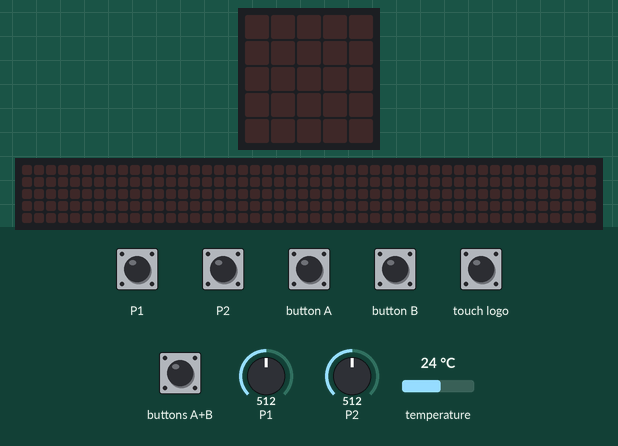
The program below on a simulated BBC micro:bit (MakeCode). Shown: the board's 5×5 LED display, a strip that is not on the board, showing the scrolling text unrolled. Inputs (shaded band) come from the test bench; at power-on: P1 (touch pin P1) = 512, P2 (touch pin P2) = 512, temperature 24 °C (analog values on the 0–1023 scale). No radio messages arrive unless stated (any console line starting 'radio sent:' is added by the test bench); the 48×5 strip is a reading aid, not a part: it shows the text the display is scrolling, unrolled, one strip-width of it at a time; what the program prints to the serial console is not drawn.

Above: at 1.2 s.
1.3 s: button A pressed for 0.15 s
At 4.01 s:
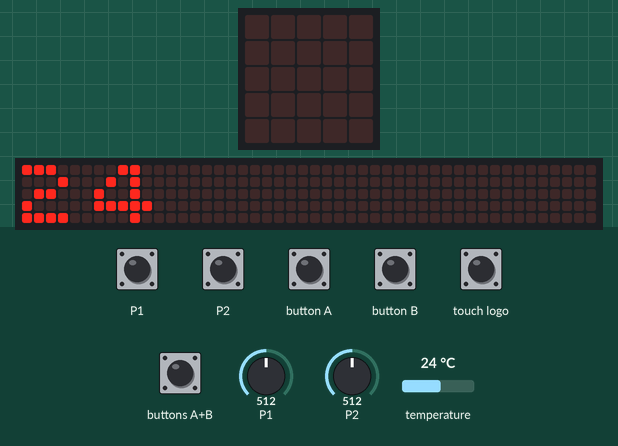
4.3 s: buttons A+B pressed for 0.15 s
At 4.52 s:
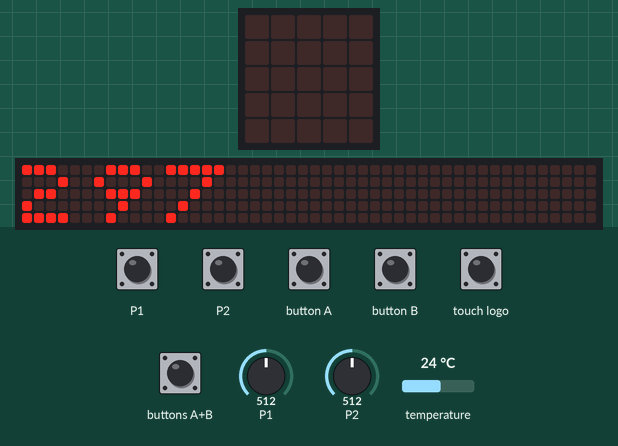
7.3 s: touch logo pressed for 0.15 s
At 8.72 s:
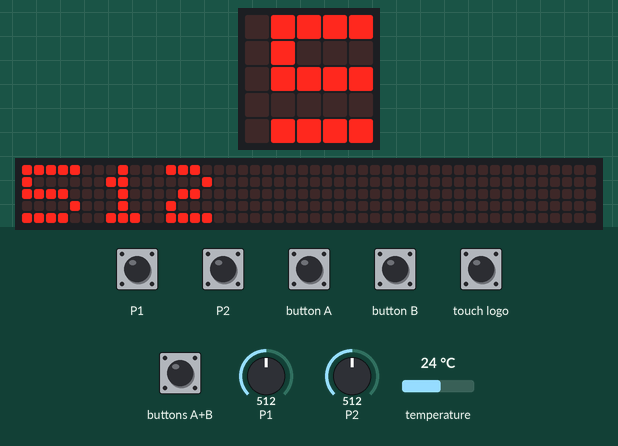
10.3 s: button B pressed for 0.15 s
At 10.52 s:
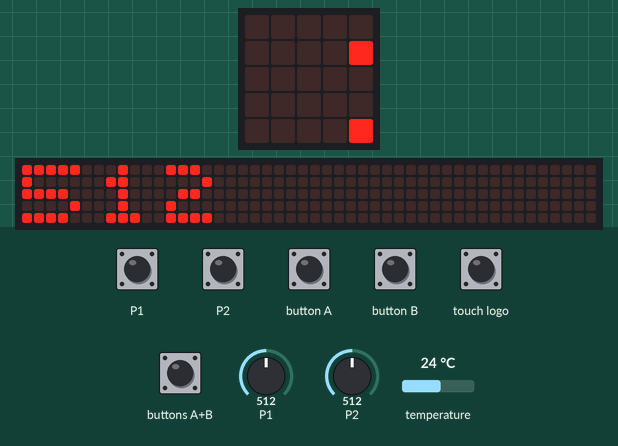
13.3 s: buttons A+B pressed for 1 s
At 14.72 s:
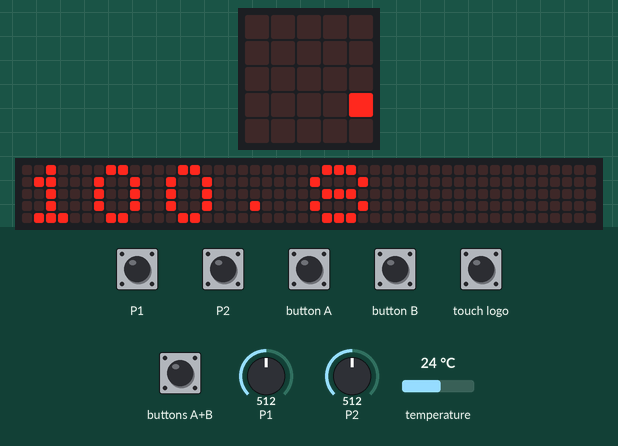

Measured:
- after the input at 1.3 s, the display: changes after 0.15 s (image 1)
- after the input at 4.3 s, the display: changes after 0.15 s (image 2)
- after the input at 10.3 s, the display: first differs from a run without the input after 0.15 s (image 4)

The program:

main.ts
```typescript
radio.onReceivedNumber(function (receivedNumber) {
    basic.showNumber(receivedNumber)
})
input.onLogoEvent(TouchButtonEvent.Pressed, function () {
    humedad = pins.analogReadPin(AnalogPin.P1)
    radio.sendNumber(pins.analogReadPin(AnalogPin.P2))
    basic.showNumber(pins.analogReadPin(AnalogPin.P2))
})
input.onButtonPressed(Button.A, function () {
    basic.clearScreen()
    basic.showNumber(input.temperature())
    radio.sendNumber(input.temperature())
})
input.onGesture(Gesture.Shake, function () {
    basic.showNumber(input.lightLevel())
})
input.onPinPressed(TouchPin.P2, function () {
    basic.showNumber(pins.analogReadPin(AnalogPin.P2))
    basic.pause(1000)
    basic.clearScreen()
})
input.onButtonPressed(Button.AB, function () {
    basic.clearScreen()
    basic.showNumber(273 + input.temperature())
    radio.sendNumber(273 + input.temperature())
})
input.onButtonPressed(Button.B, function () {
    basic.clearScreen()
    basic.showNumber(1.8 * (input.temperature() + 32))
    radio.sendNumber(1.8 * (input.temperature() + 32))
})
input.onPinPressed(TouchPin.P1, function () {
    basic.showNumber(pins.analogReadPin(AnalogPin.P1))
    basic.pause(1000)
    basic.clearScreen()
})
let humedad = 0
radio.setGroup(677)
basic.forever(function () {
    serial.writeNumber(input.temperature())
    serial.writeNumber(pins.analogReadPin(AnalogPin.P1))
})
```

test.ts
```typescript
// aquí va el archivo "tests"; esto no se compilará cuando este paquete se utilice como una extensión.
```
